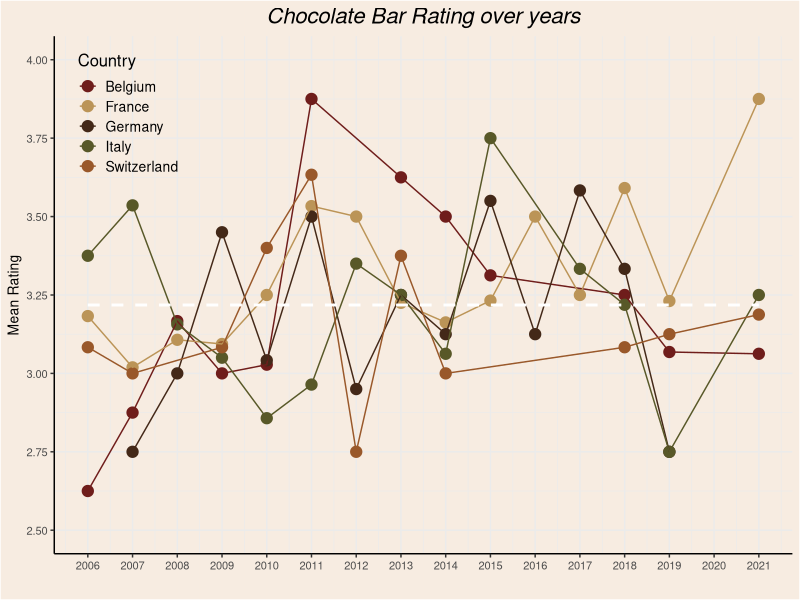
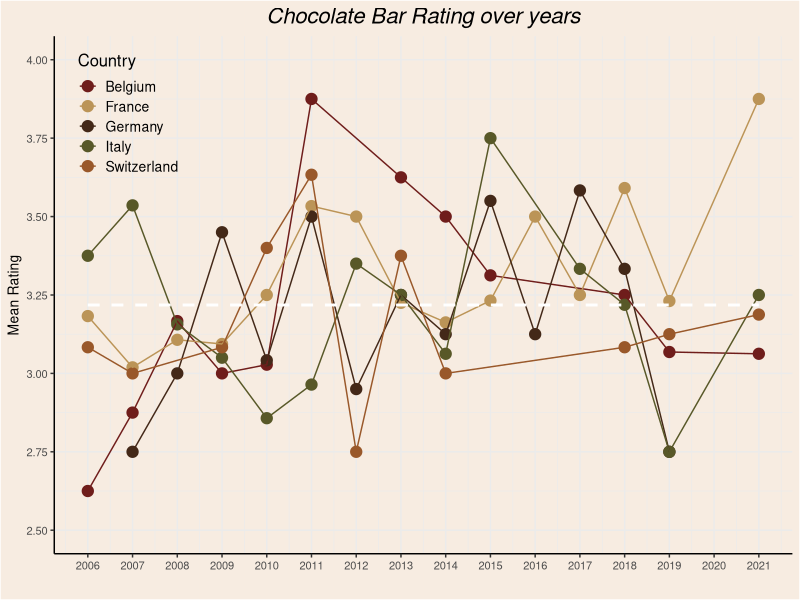

These figures' R source, in order:
# Challenge for R Course
# Chocolate Bar Rating over years
# Written by Francisco Narciso 20/05/24 InPP

library(dplyr)
library(ggplot2)

raw_data <- read.csv('data/chocolate.csv')

head(raw_data)
names(raw_data)
summary(raw_data)
unique(is.na(raw_data))

grouped_data <- group_by(raw_data, company_location, review_date)

grouped_data <- grouped_data |>
  summarise(mean = mean(rating)) |>
  filter(company_location %in% c('Belgium', 
                                 'France', 
                                 'Germany',
                                 'Italy', 
                                 'Switzerland'))

unique(grouped_data$company_location)
sapply(grouped_data, class)


ggplot(grouped_data, aes(x = review_date, y = mean, color = company_location)) +
  geom_point(size = 3.5) +
  geom_line() +
  annotate('segment',
           linetype = 'dashed',
           size = 1,
           x = 2006, 
           xend = 2021, 
           y = mean(grouped_data$mean), 
           yend = mean(grouped_data$mean),
           colour = '#ffffff') + 
  labs(title='Chocolate Bar Rating over years',
       y = 'Mean Rating',
       x = '',
       color = 'Country') +
  
  scale_x_continuous(breaks = c(2006:2021), 
                     limits = c(2006, 2021)) +
  scale_y_continuous(breaks = seq(0, 4, by = 0.25), 
                     limits = c(2.5, 4)) +
  scale_color_manual(values = c("Belgium" = "#6f1d1b", 
                                "France" = "#bb9457",
                                'Germany' = '#432818',
                                'Italy' = '#585828',
                                'Switzerland' = '#99582a')) +
  theme_bw() +
  theme(axis.text.x = element_text(size = 8, hjust = 0.5),
        axis.title.y = element_text(size = 10),
        axis.text.y = element_text(size = 8),
        panel.border = element_blank(), 
        axis.line = element_line(),
        legend.title = element_text(size = 12),
        legend.text = element_text(size = 10),
        legend.position = c(0.1, 0.85),
        legend.key.size = unit(1, "lines"),
        legend.key = element_rect(fill = NA),
        legend.background = element_rect(color = NA, fill = NA),
        plot.title = element_text(size = 16, face = 'italic', hjust = 0.5),
        panel.background = element_rect(fill = '#f7ece1'),
        plot.background = element_rect(fill = "#f7ece1"))

ggsave('img/choc_graph.png', width = 12, height = 6, dpi = 300)
